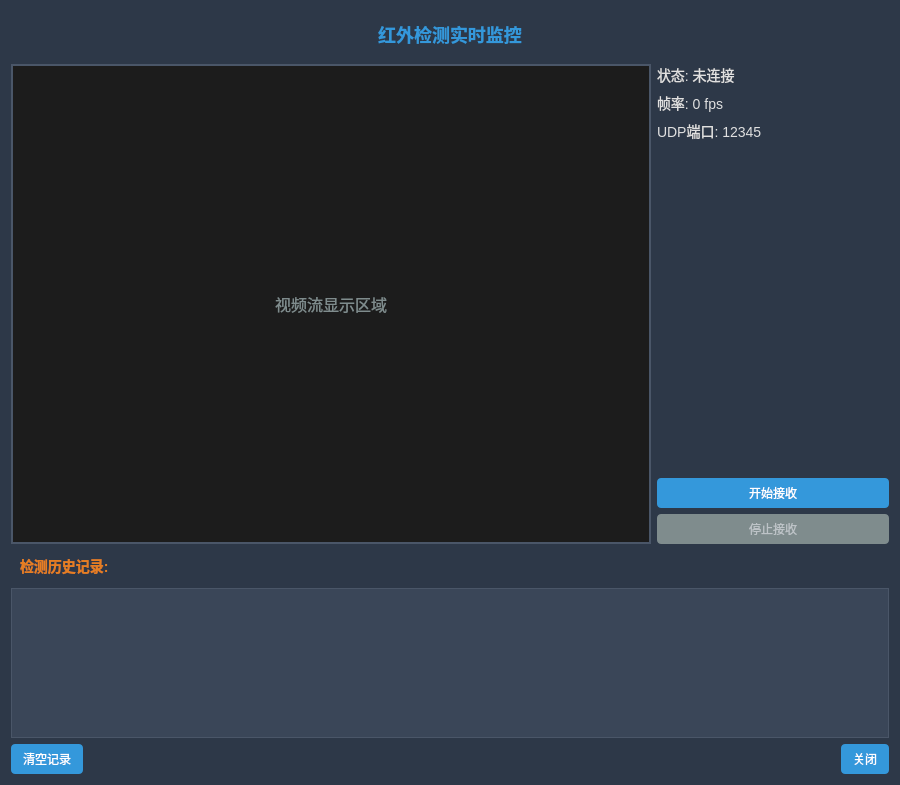
<?xml version="1.0" encoding="UTF-8"?>
<ui version="4.0">
    <class>Infrared</class>
    <widget class="QDialog" name="Infrared">
        <property name="geometry">
            <rect>
                <x>0</x>
                <y>0</y>
                <width>900</width>
                <height>700</height>
            </rect>
        </property>
        <property name="windowTitle">
            <string>红外检测监控</string>
        </property>
        <property name="styleSheet">
            <string notr="true">
                QDialog {
                background-color: #2d3848;
                font-family: 'Segoe UI', Arial, sans-serif;
                color: #e0e0e0;
                }
                QLabel {
                color: #e0e0e0;
                font-size: 14px;
                }
                QPushButton {
                background-color: #3498db;
                color: white;
                border: none;
                border-radius: 4px;
                padding: 6px 12px;
                font-size: 12px;
                }
                QPushButton:hover {
                background-color: #2980b9;
                }
                QPushButton:pressed {
                background-color: #21618c;
                }
                QPushButton:disabled {
                background-color: #7f8c8d;
                color: #bdc3c7;
                }
                QTableWidget {
                background-color: #3a4658;
                border: 1px solid #4a5668;
                gridline-color: #4a5668;
                color: #e0e0e0;
                font-size: 12px;
                }
                QTableWidget::item {
                padding: 4px;
                border-bottom: 1px solid #4a5668;
                }
                QTableWidget::item:selected {
                background-color: #3498db;
                }
                QHeaderView::section {
                background-color: #34495e;
                color: #ecf0f1;
                padding: 6px;
                border: none;
                font-weight: bold;
                }
            </string>
        </property>
        <layout class="QVBoxLayout" name="verticalLayout">
            <item>
                <widget class="QLabel" name="titleLabel">
                    <property name="text">
                        <string>红外检测实时监控</string>
                    </property>
                    <property name="alignment">
                        <set>Qt::AlignCenter</set>
                    </property>
                    <property name="styleSheet">
                        <string notr="true">
                            font-size: 18px;
                            font-weight: bold;
                            color: #3498db;
                            padding: 10px;
                        </string>
                    </property>
                </widget>
            </item>
            <item>
                <layout class="QHBoxLayout" name="videoLayout">
                    <item>
                        <widget class="QLabel" name="videoLabel">
                            <property name="minimumSize">
                                <size>
                                    <width>640</width>
                                    <height>480</height>
                                </size>
                            </property>
                            <property name="maximumSize">
                                <size>
                                    <width>640</width>
                                    <height>480</height>
                                </size>
                            </property>
                            <property name="frameShape">
                                <enum>QFrame::Box</enum>
                            </property>
                            <property name="frameShadow">
                                <enum>QFrame::Sunken</enum>
                            </property>
                            <property name="text">
                                <string>视频流显示区域</string>
                            </property>
                            <property name="alignment">
                                <set>Qt::AlignCenter</set>
                            </property>
                            <property name="styleSheet">
                                <string notr="true">
                                    background-color: #1c1c1c;
                                    border: 2px solid #4a5668;
                                    color: #7f8c8d;
                                    font-size: 16px;
                                </string>
                            </property>
                        </widget>
                    </item>
                    <item>
                        <layout class="QVBoxLayout" name="infoLayout">
                            <item>
                                <widget class="QLabel" name="statusLabel">
                                    <property name="text">
                                        <string>状态: 未连接</string>
                                    </property>
                                </widget>
                            </item>
                            <item>
                                <widget class="QLabel" name="frameRateLabel">
                                    <property name="text">
                                        <string>帧率: 0 fps</string>
                                    </property>
                                </widget>
                            </item>
                            <item>
                                <widget class="QLabel" name="portLabel">
                                    <property name="text">
                                        <string>UDP端口: 12345</string>
                                    </property>
                                </widget>
                            </item>
                            <item>
                                <spacer name="verticalSpacer">
                                    <property name="orientation">
                                        <enum>Qt::Vertical</enum>
                                    </property>
                                    <property name="sizeHint" stdset="0">
                                        <size>
                                            <width>20</width>
                                            <height>40</height>
                                        </size>
                                    </property>
                                </spacer>
                            </item>
                            <item>
                                <widget class="QPushButton" name="btnStartStream">
                                    <property name="text">
                                        <string>开始接收</string>
                                    </property>
                                </widget>
                            </item>
                            <item>
                                <widget class="QPushButton" name="btnStopStream">
                                    <property name="text">
                                        <string>停止接收</string>
                                    </property>
                                    <property name="enabled">
                                        <bool>false</bool>
                                    </property>
                                </widget>
                            </item>
                        </layout>
                    </item>
                </layout>
            </item>
            <item>
                <widget class="QLabel" name="historyLabel">
                    <property name="text">
                        <string>检测历史记录:</string>
                    </property>
                    <property name="styleSheet">
                        <string notr="true">
                            font-size: 14px;
                            font-weight: bold;
                            color: #e67e22;
                            padding: 5px;
                        </string>
                    </property>
                </widget>
            </item>
            <item>
                <widget class="QTableWidget" name="tableWidget">
                    <property name="minimumSize">
                        <size>
                            <width>0</width>
                            <height>150</height>
                        </size>
                    </property>
                    <property name="editTriggers">
                        <set>QAbstractItemView::NoEditTriggers</set>
                    </property>
                    <property name="selectionMode">
                        <enum>QAbstractItemView::SingleSelection</enum>
                    </property>
                    <property name="selectionBehavior">
                        <enum>QAbstractItemView::SelectRows</enum>
                    </property>
                </widget>
            </item>
            <item>
                <layout class="QHBoxLayout" name="buttonLayout">
                    <item>
                        <widget class="QPushButton" name="btnClearAll">
                            <property name="text">
                                <string>清空记录</string>
                            </property>
                        </widget>
                    </item>
                    <item>
                        <spacer name="horizontalSpacer">
                            <property name="orientation">
                                <enum>Qt::Horizontal</enum>
                            </property>
                            <property name="sizeHint" stdset="0">
                                <size>
                                    <width>40</width>
                                    <height>20</height>
                                </size>
                            </property>
                        </spacer>
                    </item>
                    <item>
                        <widget class="QPushButton" name="btnClose">
                            <property name="text">
                                <string>关闭</string>
                            </property>
                        </widget>
                    </item>
                </layout>
            </item>
        </layout>
    </widget>
    <resources/>
    <connections>
        <connection>
            <sender>btnClose</sender>
            <signal>clicked()</signal>
            <receiver>Infrared</receiver>
            <slot>close()</slot>
        </connection>
    </connections>
</ui>
